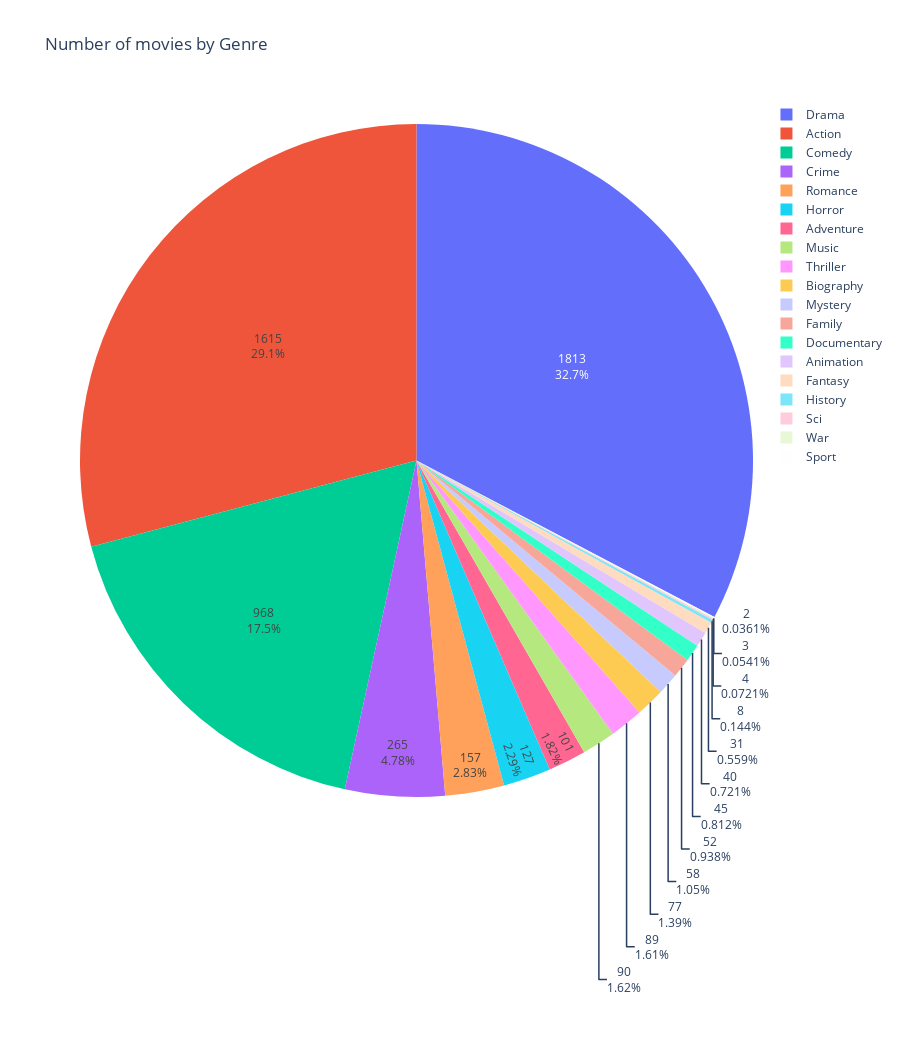

This figure's notebook cell:
### Code cell
genres = df.Main_genre.value_counts().reset_index()
iplot(px.pie(data_frame=genres,names=genres.Main_genre,values=genres["count"],title="Number of movies by Genre",height=1050)\
      .update_traces(textinfo="value+percent"))

### Figure 1 — Plotly figure (JSON) as saved in the notebook; plotly's stock layout.template omitted (floating-point values rounded to 4 significant figures)
{"data": [{"domain": {"x": [0, 1], "y": [0, 1]}, "hovertemplate": "Main_genre=%{label}<br>count=%{value}<extra></extra>", "labels": ["Drama", "Action", "Comedy", "Crime", "Romance", "Horror", "Adventure", "Music", "Thriller", "Biography", "Mystery", "Family", "Documentary", "Animation", "Fantasy", "History", "Sci", "War", "Sport"], "legendgroup": "", "name": "", "showlegend": true, "textinfo": "value+percent", "type": "pie", "values": [1813, 1615, 968, 265, 157, 127, 101, 90, 89, 77, 58, 52, 45, 40, 31, 8, 4, 3, 2]}], "layout": {"height": 1050, "legend": {"tracegroupgap": 0}, "title": {"text": "Number of movies by Genre"}}}
